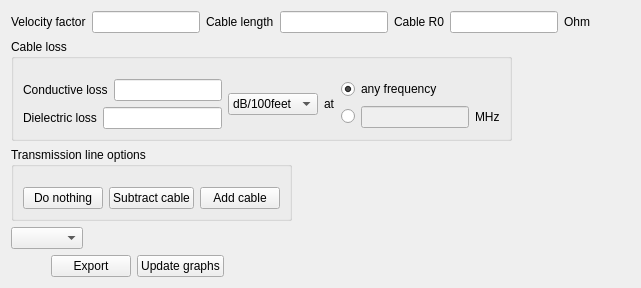
     <widget class="QWidget" name="Cable">
      <attribute name="title">
       <string>Cable</string>
      </attribute>
      <layout class="QFormLayout" name="formLayout_9">
       <item row="0" column="0">
        <layout class="QFormLayout" name="formLayout_7">
         <item row="0" column="0">
          <layout class="QGridLayout" name="gridLayout_3">
           <item row="0" column="4">
            <widget class="QLabel" name="label_8">
             <property name="text">
              <string>Cable R0</string>
             </property>
            </widget>
           </item>
           <item row="0" column="3">
            <widget class="QLineEdit" name="cableLen">
             <property name="alignment">
              <set>Qt::AlignmentFlag::AlignRight|Qt::AlignmentFlag::AlignTrailing|Qt::AlignmentFlag::AlignVCenter</set>
             </property>
            </widget>
           </item>
           <item row="0" column="6">
            <widget class="QLabel" name="label_9">
             <property name="text">
              <string>Ohm</string>
             </property>
            </widget>
           </item>
           <item row="0" column="5">
            <widget class="QLineEdit" name="cableR0">
             <property name="alignment">
              <set>Qt::AlignmentFlag::AlignRight|Qt::AlignmentFlag::AlignTrailing|Qt::AlignmentFlag::AlignVCenter</set>
             </property>
            </widget>
           </item>
           <item row="0" column="2">
            <widget class="QLabel" name="label_14">
             <property name="text">
              <string>Cable length</string>
             </property>
            </widget>
           </item>
           <item row="0" column="0">
            <widget class="QLabel" name="label_7">
             <property name="text">
              <string>Velocity factor</string>
             </property>
            </widget>
           </item>
           <item row="0" column="1">
            <widget class="QLineEdit" name="velocityFactor">
             <property name="alignment">
              <set>Qt::AlignmentFlag::AlignRight|Qt::AlignmentFlag::AlignTrailing|Qt::AlignmentFlag::AlignVCenter</set>
             </property>
            </widget>
           </item>
           <item row="0" column="7">
            <spacer name="horizontalSpacer_10">
             <property name="orientation">
              <enum>Qt::Orientation::Horizontal</enum>
             </property>
             <property name="sizeHint" stdset="0">
              <size>
               <width>40</width>
               <height>20</height>
              </size>
             </property>
            </spacer>
           </item>
          </layout>
         </item>
         <item row="1" column="0">
          <widget class="QGroupBox" name="groupBox_8">
           <property name="title">
            <string>Cable loss</string>
           </property>
           <layout class="QGridLayout" name="gridLayout_4">
            <property name="topMargin">
             <number>20</number>
            </property>
            <item row="0" column="0">
             <layout class="QVBoxLayout" name="verticalLayout_6">
              <item>
               <layout class="QHBoxLayout" name="horizontalLayout">
                <item>
                 <widget class="QLabel" name="label_10">
                  <property name="text">
                   <string>Conductive loss</string>
                  </property>
                 </widget>
                </item>
                <item>
                 <widget class="QLineEdit" name="conductiveLoss">
                  <property name="minimumSize">
                   <size>
                    <width>0</width>
                    <height>20</height>
                   </size>
                  </property>
                  <property name="alignment">
                   <set>Qt::AlignmentFlag::AlignRight|Qt::AlignmentFlag::AlignTrailing|Qt::AlignmentFlag::AlignVCenter</set>
                  </property>
                 </widget>
                </item>
               </layout>
              </item>
              <item>
               <layout class="QHBoxLayout" name="horizontalLayout_19">
                <item>
                 <widget class="QLabel" name="label_11">
                  <property name="text">
                   <string>Dielectric loss</string>
                  </property>
                 </widget>
                </item>
                <item>
                 <widget class="QLineEdit" name="dielectricLoss">
                  <property name="minimumSize">
                   <size>
                    <width>0</width>
                    <height>20</height>
                   </size>
                  </property>
                  <property name="alignment">
                   <set>Qt::AlignmentFlag::AlignRight|Qt::AlignmentFlag::AlignTrailing|Qt::AlignmentFlag::AlignVCenter</set>
                  </property>
                 </widget>
                </item>
               </layout>
              </item>
             </layout>
            </item>
            <item row="0" column="1">
             <layout class="QHBoxLayout" name="horizontalLayout_20">
              <item>
               <widget class="QComboBox" name="cableLossComboBox">
                <property name="minimumSize">
                 <size>
                  <width>20</width>
                  <height>0</height>
                 </size>
                </property>
                <item>
                 <property name="text">
                  <string>dB/100feet</string>
                 </property>
                </item>
                <item>
                 <property name="text">
                  <string>dB/feet</string>
                 </property>
                </item>
                <item>
                 <property name="text">
                  <string>dB/100m</string>
                 </property>
                </item>
                <item>
                 <property name="text">
                  <string>dB/m</string>
                 </property>
                </item>
               </widget>
              </item>
              <item>
               <widget class="QLabel" name="label_12">
                <property name="text">
                 <string>at</string>
                </property>
               </widget>
              </item>
             </layout>
            </item>
            <item row="0" column="2">
             <layout class="QVBoxLayout" name="verticalLayout_7">
              <item>
               <widget class="QRadioButton" name="anyFq">
                <property name="text">
                 <string>any frequency</string>
                </property>
                <property name="checked">
                 <bool>true</bool>
                </property>
               </widget>
              </item>
              <item>
               <layout class="QHBoxLayout" name="horizontalLayout_21">
                <item>
                 <widget class="QRadioButton" name="atFq">
                  <property name="text">
                   <string/>
                  </property>
                 </widget>
                </item>
                <item>
                 <widget class="QLineEdit" name="atMHz">
                  <property name="enabled">
                   <bool>false</bool>
                  </property>
                  <property name="minimumSize">
                   <size>
                    <width>0</width>
                    <height>20</height>
                   </size>
                  </property>
                  <property name="alignment">
                   <set>Qt::AlignmentFlag::AlignCenter</set>
                  </property>
                 </widget>
                </item>
                <item>
                 <widget class="QLabel" name="label_13">
                  <property name="text">
                   <string>MHz</string>
                  </property>
                 </widget>
                </item>
               </layout>
              </item>
             </layout>
            </item>
           </layout>
          </widget>
         </item>
         <item row="2" column="0">
          <widget class="QGroupBox" name="groupBox_9">
           <property name="title">
            <string>Transmission line options</string>
           </property>
           <layout class="QGridLayout" name="gridLayout_5">
            <property name="topMargin">
             <number>20</number>
            </property>
            <item row="0" column="0">
             <widget class="QPushButton" name="doNothingBtn">
              <property name="minimumSize">
               <size>
                <width>0</width>
                <height>20</height>
               </size>
              </property>
              <property name="text">
               <string>Do nothing</string>
              </property>
              <property name="checkable">
               <bool>true</bool>
              </property>
             </widget>
            </item>
            <item row="0" column="1">
             <widget class="QPushButton" name="subtractCableBtn">
              <property name="minimumSize">
               <size>
                <width>0</width>
                <height>20</height>
               </size>
              </property>
              <property name="text">
               <string>Subtract cable</string>
              </property>
              <property name="checkable">
               <bool>true</bool>
              </property>
             </widget>
            </item>
            <item row="0" column="2">
             <widget class="QPushButton" name="addCableBtn">
              <property name="minimumSize">
               <size>
                <width>0</width>
                <height>20</height>
               </size>
              </property>
              <property name="text">
               <string>Add cable</string>
              </property>
              <property name="checkable">
               <bool>true</bool>
              </property>
             </widget>
            </item>
           </layout>
          </widget>
         </item>
         <item row="3" column="0">
          <widget class="QComboBox" name="cableComboBox">
           <property name="sizePolicy">
            <sizepolicy hsizetype="Expanding" vsizetype="Fixed">
             <horstretch>0</horstretch>
             <verstretch>0</verstretch>
            </sizepolicy>
           </property>
          </widget>
         </item>
         <item row="4" column="0">
          <layout class="QHBoxLayout" name="horizontalLayout_22">
           <item>
            <spacer name="horizontalSpacer_2">
             <property name="orientation">
              <enum>Qt::Orientation::Horizontal</enum>
             </property>
             <property name="sizeHint" stdset="0">
              <size>
               <width>40</width>
               <height>20</height>
              </size>
             </property>
            </spacer>
           </item>
           <item>
            <widget class="QPushButton" name="exportBtn">
             <property name="text">
              <string>Export</string>
             </property>
            </widget>
           </item>
           <item>
            <widget class="QPushButton" name="updateGraphsBtn">
             <property name="text">
              <string>Update graphs</string>
             </property>
            </widget>
           </item>
          </layout>
         </item>
        </layout>
       </item>
      </layout>
     </widget>
